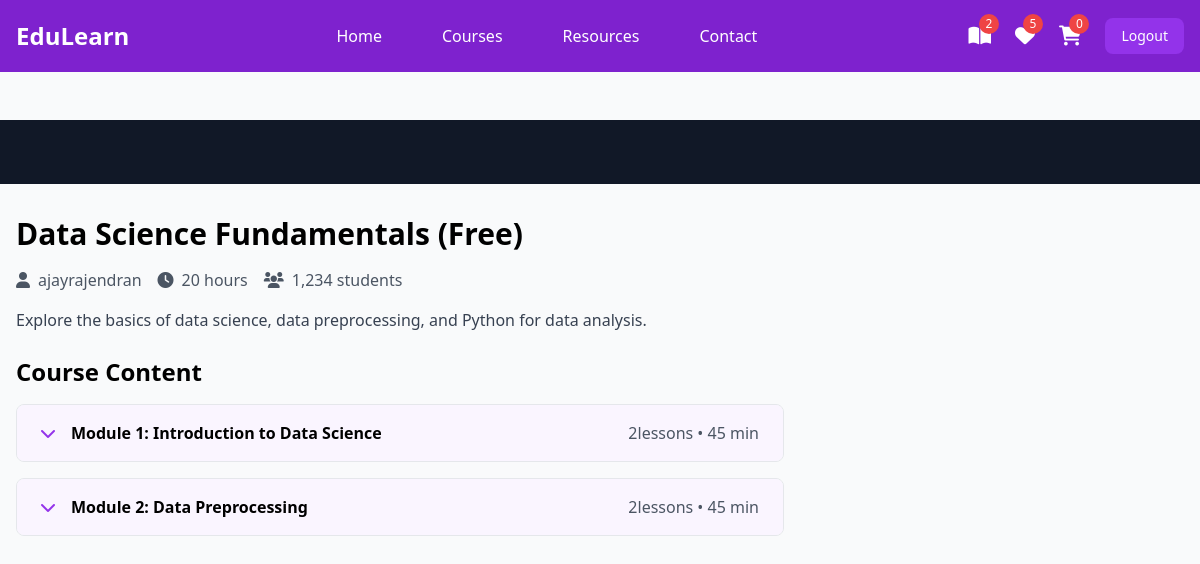
The app's page /student/courses/7/watch/ (signed in) with its own data.
### instructor/models.py (models this page shows, shortened)
class User(AbstractUser):
    ROLE_CHOICES =(
        ("instructor","Instructor"),
        ("student","Student")
    )
    role=models.CharField(max_length=20,choices=ROLE_CHOICES,default="student")

class Course(models.Model):
    title=models.CharField(max_length=200)
    description=models.TextField()
    price=models.DecimalField(decimal_places=2,max_digits=7)
    owner=models.ForeignKey(User,on_delete=models.SET_NULL,related_name="courses",null=True)
    is_free=models.BooleanField(default=False)
    picture=models.ImageField(upload_to="courseimages",null=True,blank=True,default="courseimages/default.png")
    thumbnail=EmbedVideoField()
    category_objects=models.ManyToManyField(Category)
    created_at=models.DateTimeField(auto_now_add=True)
    updated_at=models.DateTimeField(auto_now=True)

class Module(models.Model):
    title=models.CharField(max_length=200)
    course_object=models.ForeignKey(Course,on_delete=models.CASCADE,related_name="modules")
    order=models.PositiveIntegerField()

### student/views.py (the view)
# urls.py: path("courses/<int:pk>/watch/",views.LessonDetailView.as_view(),name="lesson-detail"),
@method_decorator(signin_required,name="dispatch")
class LessonDetailView(View):
    def get(self,request,*args,**kwargs):
        course_id=kwargs.get("pk")
        course_instance=Course.objects.get(id=course_id)
        purchased_courses=request.user.purchase.filter(is_paid=True).values_list("course_objects",flat=True)
        if course_instance.id not in purchased_courses:
            return redirect("index")
        module_id=request.GET.get("module") if "module" in request.GET else course_instance.modules.first().id
        module_instance= Module.objects.get(id=module_id,course_object=course_instance)
        lesson_id=request.GET.get("lesson") if "lesson" in request.GET else module_instance.lessons.first().id
        lesson_instance=Lesson.objects.get(id=lesson_id,module_object=module_instance)
        return render(request,"lesson_detail.html",{"coursedetail":course_instance,"lesson": lesson_instance})

### student/context_processors.py (called while the page is built)
def course_context(request):
    count=0
    if request.user.is_authenticated:
        orders=request.user.purchase.filter(is_paid=True)
        count=len([c for o in orders for c in o.course_objects.all()])
    return {"count":count}

### student/templates/lesson_detail.html (shortened to what this page needs)
{%extends 'base.html'%} {%block mainblock%} {%load embed_video_tags %}
<div class="pt-20">
  <div class="bg-gray-900 w-full">
    <div class="max-w-screen-xl mx-auto px-4 py-8">
    </div>
  </div>
  <div
    class="max-w-screen-xl mx-auto px-4 py-8 grid grid-cols-1 lg:grid-cols-3 gap-8"
  >
    <div class="lg:col-span-2">
      <h1 class="text-3xl font-bold mb-4">{{coursedetail.title}}</h1>
      <div class="flex items-center mb-4 text-gray-600">
        <span class="mr-4"
          ><i class="fas fa-user mr-2"></i>{{coursedetail.owner}}</span
        >
        <span class="mr-4"><i class="fas fa-clock mr-2"></i>20 hours</span>
        <span><i class="fas fa-users mr-2"></i>1,234 students</span>
      </div>
      <p class="text-gray-700 mb-6">{{coursedetail.description}}</p>
      <div class="space-y-4">
        <h2 class="text-2xl font-bold mb-4">Course Content</h2>
        {%for module in coursedetail.modules.all%}
        <div class="border rounded-lg overflow-hidden">
          <button
            class="w-full px-6 py-4 bg-purple-50 hover:bg-purple-100 flex items-center justify-between"
            onclick="toggleModule('module{{forloop.counter}}')"
          >
            <div class="flex items-center">
              <i class="fas fa-chevron-down mr-4 text-purple-600"></i>
              <span class="font-semibold"
                >Module {{forloop.counter}}: {{module.title}}
              </span>
            </div>
            <span class="text-gray-600"
              >{{module.lessons.all.count}}lessons • 45 min</span
            >
          </button>
        </div>
        {%endfor%}
      </div>
    </div>
  </div>
</div>
{%endblock%}

### student/templates/base.html (shortened to what this page needs)
<!DOCTYPE html>
<html lang="en">
  <head>
    <script src="https://cdn.tailwindcss.com"></script>
    <link
      href="https://cdnjs.cloudflare.com/ajax/libs/font-awesome/6.0.0/css/all.min.css"
      rel="stylesheet"
    />
  </head>
  <body class="bg-gray-50">
    <nav class="bg-purple-700 fixed w-full z-20 top-0 left-0">
      <div
        class="max-w-screen-xl flex flex-wrap items-center justify-between mx-auto p-4"
      >
        <a href="#" class="flex items-center">
          <span class="self-center text-2xl font-semibold text-white"
            >EduLearn</span
          >
        </a>
        <div
          class="items-center justify-between hidden w-full md:flex md:w-auto md:order-1"
        >
          <ul
            class="flex flex-col p-4 md:p-0 mt-4 font-medium md:flex-row md:space-x-8 md:mt-0"
          >
            <li>
              <a
                href="#"
                class="block py-2 pl-3 pr-4 text-white hover:text-purple-200"
                >Home</a
              >
            </li>
            <li>
              <a
                href="#"
                class="block py-2 pl-3 pr-4 text-white hover:text-purple-200"
                >Courses</a
              >
            </li>
            <li>
              <a
                href="#"
                class="block py-2 pl-3 pr-4 text-white hover:text-purple-200"
                >Resources</a
              >
            </li>
            <li>
              <a
                href="#"
                class="block py-2 pl-3 pr-4 text-white hover:text-purple-200"
                >Contact</a
              >
            </li>
          </ul>
        </div>
        <div class="flex items-center space-x-6 md:order-2">
          <div class="relative group">
            <a
              href="{%url 'my-courses'%}"
              class="text-white hover:text-purple-200"
            >
              <i class="fas fa-book-open text-xl"></i>
              <span
                class="absolute -top-2 -right-2 bg-red-500 text-white text-xs rounded-full h-5 w-5 flex items-center justify-center"
                >{{count}}</span
              >
            </a>
          </div>
          <div class="relative group">
            <a href="#" class="text-white hover:text-purple-200">
              <i class="fas fa-heart text-xl"></i>
              <span
                class="absolute -top-2 -right-2 bg-red-500 text-white text-xs rounded-full h-5 w-5 flex items-center justify-center"
                >5</span
              >
            </a>
          </div>
          <div class="relative group">
            <a
              href="{%url 'cart-summary'%}"
              class="text-white hover:text-purple-200"
            >
              <i class="fas fa-shopping-cart text-xl"></i>
              <span
                class="absolute -top-2 -right-2 bg-red-500 text-white text-xs rounded-full h-5 w-5 flex items-center justify-center"
                >{{request.user.basket.all.count}}</span
              >
            </a>
          </div>
          <a href="{%url 'signout'%}">
            <button
              class="text-white bg-purple-600 hover:bg-purple-800 focus:ring-4 focus:outline-none focus:ring-purple-300 font-medium rounded-lg text-sm px-4 py-2 text-center"
            >
              Logout
            </button>
          </a>
        </div>
      </div>
    </nav>
    <div class="mt-10">{%block mainblock%} {%endblock%}</div>
  </body>
</html>

### records on screen
User: user.basket.all.count "0"
Course: title "Data Science Fundamentals (Free)", owner "ajayrajendran", description "Explore the basics of data science, data preprocessing, and Python for data analysis."
Module: title "Introduction to Data Science", lessons.all.count "2"
Module: title "Data Preprocessing", lessons.all.count "2"

### other values on screen
{{ count }} "2"
